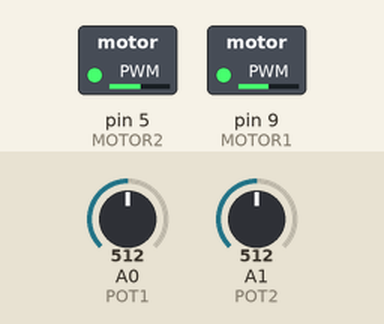
This program was run on a simulated Arduino Mega 2560, built with avr-gcc and run on an emulated ATmega2560. On the bench: switched loads named in the program (green lamp = pin HIGH). Dashed ring = blinking. Inputs (shaded band) come from the test bench; at power-on: A0 (POT1) = 512, A1 (POT2) = 512. Pins used as bus, display or sensor lines are not drawn; what the program prints to the serial monitor is not drawn.

Above: at 1.2 s.
1.3 s: A0 (POT1) set to 0
At 2.15 s:
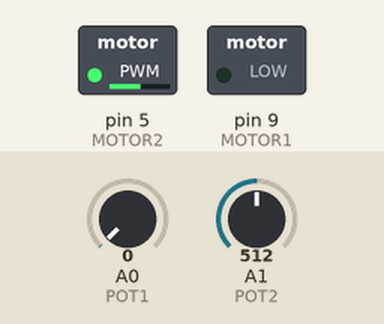
4.3 s: A1 (POT2) set to 0
At 5.47 s:
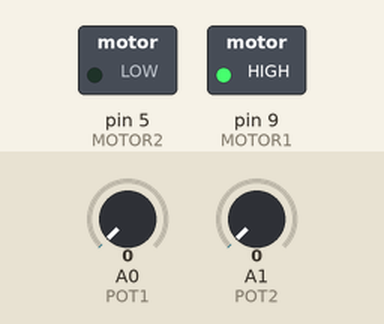
7.3 s: A0 (POT1) set to 122
At 7.73 s:
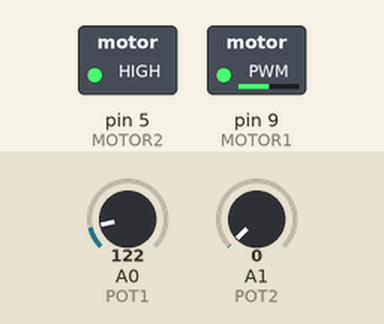
10.3 s: A1 (POT2) set to 1023
Timing chart, 0 to 13.3 s (numbered marks = the images above; inputs shaded):
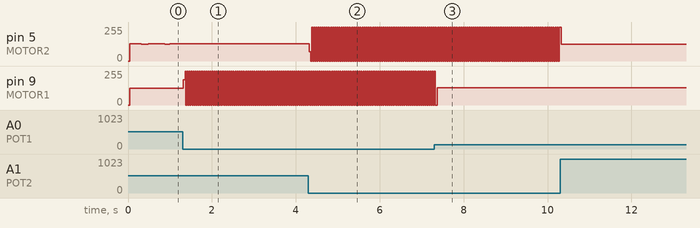

The program:

main.cpp
```cpp
#include <Arduino.h>
#include <avr/io.h>
#include <avr/interrupt.h>

#define POT1 A0  // Potenciómetro 1
#define POT2 A1  // Potenciómetro 2
#define MOTOR1 9 // Pin de salida para motor 1 (Timer1)
#define MOTOR2 5 // Pin de salida para motor 2 (Timer3)
#define MicroStep 3

const int freqMin = 10;    // Frecuencia mínima en Hz
const int freqMax = 5000;  // Frecuencia máxima en Hz

volatile uint16_t time1 = 500;  // Período en microsegundos
volatile uint16_t time2 = 500;
volatile bool state1 = false; // Estado de la señal
volatile bool state2 = false;

void setup() {
    Serial.begin(115200);

    pinMode(MOTOR1, OUTPUT);
    pinMode(MOTOR2, OUTPUT);
    pinMode(MicroStep, OUTPUT);

    digitalWrite(MicroStep, HIGH); //Ponemos el driver en modo micropaso de 1/16

    cli(); // Desactivar interrupciones mientras configuramos

    // Configurar Timer1 (16 bits)
    TCCR1A = 0;  // Modo normal
    TCCR1B = (1 << WGM12) | (1 << CS11); // CTC, Prescaler de 8
    OCR1A = 500; // Valor inicial de comparación
    TIMSK1 |= (1 << OCIE1A); // TIMSK1 (Timer Interrupt Mask Register 1) y OCIE1A (Output Compare Interrupt Enable 1A)

    // Configurar Timer3 (16 bits)
    TCCR3A = 0;
    TCCR3B = (1 << WGM32) | (1 << CS31); // CTC, Prescaler de 8
    OCR3A = 500;
    TIMSK3 |= (1 << OCIE3A); // Habilitar interrupción por comparación OCIE3A

    sei(); // Habilitar interrupciones
}

// Interrupción Timer1 (Motor 1)
ISR(TIMER1_COMPA_vect) {
    state1 = !state1;
    digitalWrite(MOTOR1, state1);
    OCR1A = time1; // Actualizar intervalo
}

// Interrupción Timer3 (Motor 2)
ISR(TIMER3_COMPA_vect) {
    state2 = !state2;
    digitalWrite(MOTOR2, state2);
    OCR3A = time2;
}

void loop() {
    // Leer potenciómetros
    int potValue1 = analogRead(POT1);
    int potValue2 = analogRead(POT2);

    // Mapear a frecuencias deseadas
    int freq1 = map(potValue1, 0, 1023, freqMin, freqMax);
    int freq2 = map(potValue2, 0, 1023, freqMin, freqMax);

    // Calcular intervalo en ticks (1 tick = 0.5us con prescaler de 8)
    time1 = (1000000 / (2*freq1)) -1;
    time2 = (1000000 / (2*freq2)) -1;

    Serial.print("Freq1: "); Serial.print(freq1); Serial.print(" Hz, ");
    Serial.print("Freq2: "); Serial.print(freq2); Serial.println(" Hz");
  }
```

Measured:
- after the input at 1.3 s, pin 5 (MOTOR2): stops changing and stays 130/255; pin 9 (MOTOR1): 126/255 → 189/255 at once, then repeats every 0.04 s: 255/255 0.02 s, 0/255 0.02 s
- after the input at 4.3 s, pin 5 (MOTOR2): 130/255 → 70/255 at once, then repeats every 0.04 s: 0/255 0.02 s, 255/255 0.03 s
